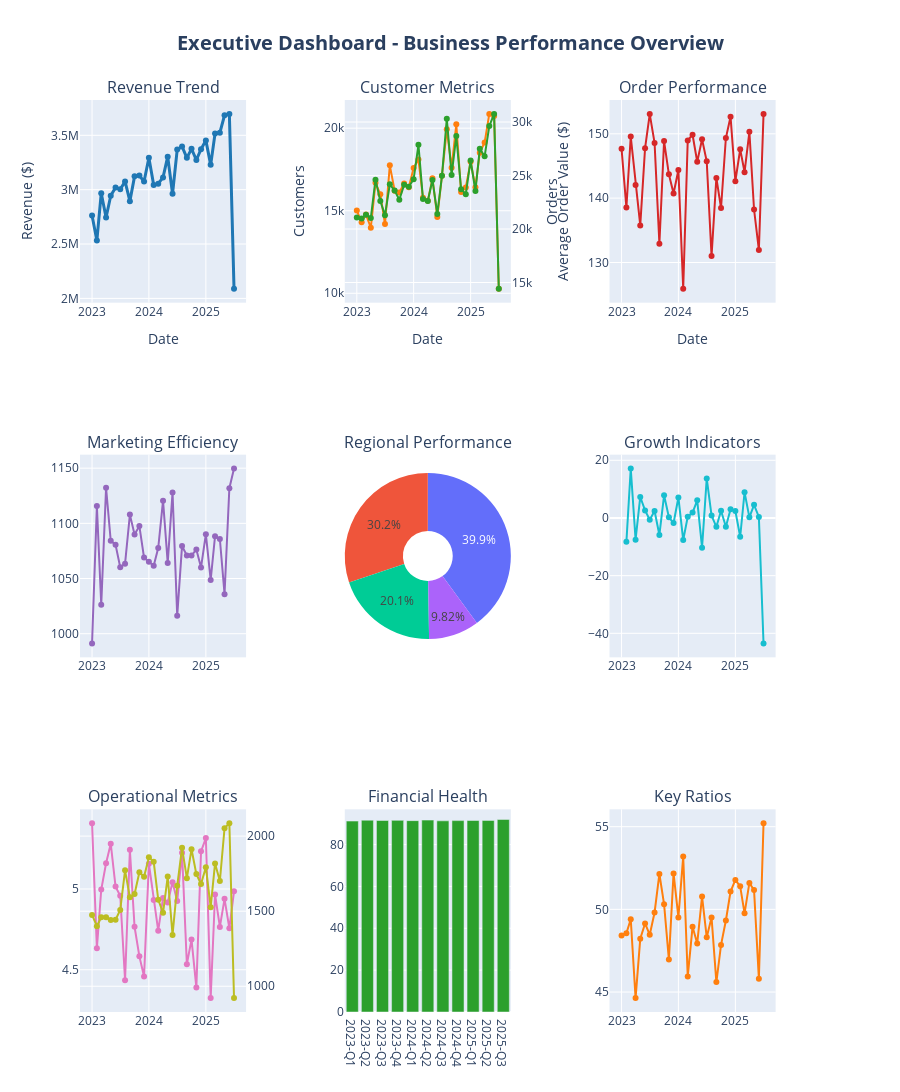

The notebook cell this image was saved under:
### Markdown cell above
## 3. Executive Dashboard - Key Performance Indicators

### Code cell
# Executive Dashboard - Key Performance Indicators
print("📊 EXECUTIVE DASHBOARD - KEY PERFORMANCE INDICATORS")
print("=" * 65)

# Calculate key business metrics
recent_data = df_business.tail(90)  # Last 90 days
previous_data = df_business.iloc[-180:-90]  # Previous 90 days for comparison

# KPI calculations
current_kpis = {
    'total_revenue': recent_data['revenue'].sum(),
    'avg_daily_revenue': recent_data['revenue'].mean(),
    'total_customers': recent_data['customers'].sum(),
    'avg_order_value': recent_data['avg_order_value'].mean(),
    'conversion_rate': recent_data['conversion_rate'].mean(),
    'return_rate': recent_data['return_rate'].mean(),
    'cac': recent_data['customer_acquisition_cost'].mean(),
    'revenue_per_employee': recent_data['revenue_per_employee'].mean()
}

previous_kpis = {
    'total_revenue': previous_data['revenue'].sum(),
    'avg_daily_revenue': previous_data['revenue'].mean(),
    'total_customers': previous_data['customers'].sum(),
    'avg_order_value': previous_data['avg_order_value'].mean(),
    'conversion_rate': previous_data['conversion_rate'].mean(),
    'return_rate': previous_data['return_rate'].mean(),
    'cac': previous_data['customer_acquisition_cost'].mean(),
    'revenue_per_employee': previous_data['revenue_per_employee'].mean()
}

# Calculate growth rates
growth_rates = {}
for kpi in current_kpis:
    if previous_kpis[kpi] != 0:
        growth_rates[kpi] = ((current_kpis[kpi] - previous_kpis[kpi]) / previous_kpis[kpi]) * 100
    else:
        growth_rates[kpi] = 0

print("📈 90-Day Performance Summary:")
print("-" * 35)
for kpi, current_val in current_kpis.items():
    growth = growth_rates[kpi]
    trend_icon = "📈" if growth > 0 else "📉" if growth < 0 else "➡️"
    
    if 'rate' in kpi or 'conversion' in kpi:
        print(f"{kpi.replace('_', ' ').title()}: {current_val:.1%} ({growth:+.1f}%) {trend_icon}")
    elif 'revenue' in kpi or 'cac' in kpi:
        print(f"{kpi.replace('_', ' ').title()}: ${current_val:,.0f} ({growth:+.1f}%) {trend_icon}")
    else:
        print(f"{kpi.replace('_', ' ').title()}: {current_val:,.0f} ({growth:+.1f}%) {trend_icon}")

# Create Executive Dashboard with Plotly
print("\n🎨 Creating Interactive Executive Dashboard...")

# Create subplots for dashboard
fig = make_subplots(
    rows=3, cols=3,
    subplot_titles=('Revenue Trend', 'Customer Metrics', 'Order Performance',
                   'Marketing Efficiency', 'Regional Performance', 'Growth Indicators',
                   'Operational Metrics', 'Financial Health', 'Key Ratios'),
    specs=[[{"secondary_y": False}, {"secondary_y": True}, {"secondary_y": False}],
           [{"secondary_y": False}, {"type": "pie"}, {"secondary_y": False}],
           [{"secondary_y": True}, {"secondary_y": False}, {"secondary_y": False}]]
)

# 1. Revenue Trend (Row 1, Col 1)
monthly_revenue = df_business.groupby(['year', 'month'])['revenue'].sum().reset_index()
monthly_revenue['date'] = pd.to_datetime(monthly_revenue[['year', 'month']].assign(day=1))

fig.add_trace(
    go.Scatter(x=monthly_revenue['date'], y=monthly_revenue['revenue'],
              mode='lines+markers', name='Monthly Revenue',
              line=dict(color='#1f77b4', width=3)),
    row=1, col=1
)

# 2. Customer Metrics (Row 1, Col 2)
monthly_customers = df_business.groupby(['year', 'month'])['customers'].sum().reset_index()
monthly_customers['date'] = pd.to_datetime(monthly_customers[['year', 'month']].assign(day=1))

fig.add_trace(
    go.Scatter(x=monthly_customers['date'], y=monthly_customers['customers'],
              mode='lines+markers', name='Customers', line=dict(color='#ff7f0e')),
    row=1, col=2
)

monthly_orders = df_business.groupby(['year', 'month'])['orders'].sum().reset_index()
monthly_orders['date'] = pd.to_datetime(monthly_orders[['year', 'month']].assign(day=1))

fig.add_trace(
    go.Scatter(x=monthly_orders['date'], y=monthly_orders['orders'],
              mode='lines+markers', name='Orders', line=dict(color='#2ca02c')),
    row=1, col=2, secondary_y=True
)

# 3. Order Performance (Row 1, Col 3)
monthly_aov = df_business.groupby(['year', 'month'])['avg_order_value'].mean().reset_index()
monthly_aov['date'] = pd.to_datetime(monthly_aov[['year', 'month']].assign(day=1))

fig.add_trace(
    go.Scatter(x=monthly_aov['date'], y=monthly_aov['avg_order_value'],
              mode='lines+markers', name='Avg Order Value',
              line=dict(color='#d62728', width=2)),
    row=1, col=3
)

# 4. Marketing Efficiency (Row 2, Col 1)
monthly_marketing = df_business.groupby(['year', 'month']).agg({
    'marketing_spend': 'sum',
    'conversions': 'sum'
}).reset_index()
monthly_marketing['date'] = pd.to_datetime(monthly_marketing[['year', 'month']].assign(day=1))
monthly_marketing['roi'] = (monthly_revenue['revenue'] / monthly_marketing['marketing_spend'] - 1) * 100

fig.add_trace(
    go.Scatter(x=monthly_marketing['date'], y=monthly_marketing['roi'],
              mode='lines+markers', name='Marketing ROI (%)',
              line=dict(color='#9467bd', width=2)),
    row=2, col=1
)

# 5. Regional Performance (Row 2, Col 2) - Pie Chart
regional_revenue = df_transactions.groupby('region')['order_value'].sum()

fig.add_trace(
    go.Pie(labels=regional_revenue.index, values=regional_revenue.values,
           name="Regional Revenue", hole=0.3),
    row=2, col=2
)

# 6. Growth Indicators (Row 2, Col 3)
# Calculate month-over-month growth
monthly_data = df_business.groupby(['year', 'month']).agg({
    'revenue': 'sum',
    'customers': 'sum'
}).reset_index()

monthly_data['revenue_growth'] = monthly_data['revenue'].pct_change() * 100
monthly_data['customer_growth'] = monthly_data['customers'].pct_change() * 100
monthly_data['date'] = pd.to_datetime(monthly_data[['year', 'month']].assign(day=1))

fig.add_trace(
    go.Scatter(x=monthly_data['date'], y=monthly_data['revenue_growth'],
              mode='lines+markers', name='Revenue Growth %',
              line=dict(color='#17becf')),
    row=2, col=3
)

# 7. Operational Metrics (Row 3, Col 1)
monthly_returns = df_business.groupby(['year', 'month'])['return_rate'].mean().reset_index()
monthly_returns['date'] = pd.to_datetime(monthly_returns[['year', 'month']].assign(day=1))

fig.add_trace(
    go.Scatter(x=monthly_returns['date'], y=monthly_returns['return_rate']*100,
              mode='lines+markers', name='Return Rate %',
              line=dict(color='#e377c2')),
    row=3, col=1
)

monthly_support = df_business.groupby(['year', 'month'])['support_tickets'].sum().reset_index()
monthly_support['date'] = pd.to_datetime(monthly_support[['year', 'month']].assign(day=1))

fig.add_trace(
    go.Scatter(x=monthly_support['date'], y=monthly_support['support_tickets'],
              mode='lines+markers', name='Support Tickets',
              line=dict(color='#bcbd22')),
    row=3, col=1, secondary_y=True
)

# 8. Financial Health (Row 3, Col 2)
quarterly_data = df_business.groupby(['year', 'quarter']).agg({
    'revenue': 'sum',
    'marketing_spend': 'sum'
}).reset_index()

quarterly_data['profit_margin'] = ((quarterly_data['revenue'] - quarterly_data['marketing_spend']) / 
                                 quarterly_data['revenue']) * 100
quarterly_data['quarter_label'] = quarterly_data['year'].astype(str) + '-Q' + quarterly_data['quarter'].astype(str)

fig.add_trace(
    go.Bar(x=quarterly_data['quarter_label'], y=quarterly_data['profit_margin'],
           name='Profit Margin %', marker_color='#2ca02c'),
    row=3, col=2
)

# 9. Key Ratios (Row 3, Col 3)
monthly_cac = df_business.groupby(['year', 'month'])['customer_acquisition_cost'].mean().reset_index()
monthly_cac['date'] = pd.to_datetime(monthly_cac[['year', 'month']].assign(day=1))

fig.add_trace(
    go.Scatter(x=monthly_cac['date'], y=monthly_cac['customer_acquisition_cost'],
              mode='lines+markers', name='Customer Acquisition Cost',
              line=dict(color='#ff7f0e')),
    row=3, col=3
)

# Update layout
fig.update_layout(
    height=1200,
    showlegend=False,
    title_text="<b>Executive Dashboard - Business Performance Overview</b>",
    title_x=0.5,
    title_font_size=20
)

# Update axes labels
fig.update_xaxes(title_text="Date", row=1, col=1)
fig.update_yaxes(title_text="Revenue ($)", row=1, col=1)

fig.update_xaxes(title_text="Date", row=1, col=2)
fig.update_yaxes(title_text="Customers", row=1, col=2)
fig.update_yaxes(title_text="Orders", row=1, col=2, secondary_y=True)

fig.update_xaxes(title_text="Date", row=1, col=3)
fig.update_yaxes(title_text="Average Order Value ($)", row=1, col=3)

# Show the dashboard
fig.show()

print("✅ Executive Dashboard created successfully!")
print("\n📋 Dashboard includes:")
print("  • Revenue trends and growth patterns")
print("  • Customer acquisition and retention metrics")
print("  • Order performance and value analysis")
print("  • Marketing ROI and efficiency tracking")
print("  • Regional performance breakdown")
print("  • Operational metrics and quality indicators")
print("  • Financial health and profitability metrics")

### Figure 1 — Plotly figure (JSON) as saved in the notebook; plotly's stock layout.template omitted (floating-point values rounded to 4 significant figures)
{"data": [{"line": {"color": "#1f77b4", "width": 3}, "mode": "lines+markers", "name": "Monthly Revenue", "type": "scatter", "x": ["2023-01-01T00:00:00.000000000", "2023-02-01T00:00:00.000000000", "2023-03-01T00:00:00.000000000", "2023-04-01T00:00:00.000000000", "2023-05-01T00:00:00.000000000", "2023-06-01T00:00:00.000000000", "2023-07-01T00:00:00.000000000", "2023-08-01T00:00:00.000000000", "2023-09-01T00:00:00.000000000", "2023-10-01T00:00:00.000000000", "2023-11-01T00:00:00.000000000", "2023-12-01T00:00:00.000000000", "2024-01-01T00:00:00.000000000", "2024-02-01T00:00:00.000000000", "2024-03-01T00:00:00.000000000", "2024-04-01T00:00:00.000000000", "2024-05-01T00:00:00.000000000", "2024-06-01T00:00:00.000000000", "2024-07-01T00:00:00.000000000", "2024-08-01T00:00:00.000000000", "2024-09-01T00:00:00.000000000", "2024-10-01T00:00:00.000000000", "2024-11-01T00:00:00.000000000", "2024-12-01T00:00:00.000000000", "2025-01-01T00:00:00.000000000", "2025-02-01T00:00:00.000000000", "2025-03-01T00:00:00.000000000", "2025-04-01T00:00:00.000000000", "2025-05-01T00:00:00.000000000", "2025-06-01T00:00:00.000000000", "2025-07-01T00:00:00.000000000"], "xaxis": "x", "y": [2762000.0, 2533000.0, 2967000.0, 2744000.0, 2944000.0, 3021000.0, 3003000.0, 3076000.0, 2895000.0, 3122000.0, 3130000.0, 3075000.0, 3294000.0, 3042000.0, 3055000.0, 3113000.0, 3303000.0, 2963000.0, 3368000.0, 3397000.0, 3293000.0, 3375000.0, 3273000.0, 3372000.0, 3453000.0, 3228000.0, 3516000.0, 3524000.0, 3684000.0, 3697000.0, 2088000.0], "yaxis": "y"}, {"line": {"color": "#ff7f0e"}, "mode": "lines+markers", "name": "Customers", "type": "scatter", "x": ["2023-01-01T00:00:00.000000000", "2023-02-01T00:00:00.000000000", "2023-03-01T00:00:00.000000000", "2023-04-01T00:00:00.000000000", "2023-05-01T00:00:00.000000000", "2023-06-01T00:00:00.000000000", "2023-07-01T00:00:00.000000000", "2023-08-01T00:00:00.000000000", "2023-09-01T00:00:00.000000000", "2023-10-01T00:00:00.000000000", "2023-11-01T00:00:00.000000000", "2023-12-01T00:00:00.000000000", "2024-01-01T00:00:00.000000000", "2024-02-01T00:00:00.000000000", "2024-03-01T00:00:00.000000000", "2024-04-01T00:00:00.000000000", "2024-05-01T00:00:00.000000000", "2024-06-01T00:00:00.000000000", "2024-07-01T00:00:00.000000000", "2024-08-01T00:00:00.000000000", "2024-09-01T00:00:00.000000000", "2024-10-01T00:00:00.000000000", "2024-11-01T00:00:00.000000000", "2024-12-01T00:00:00.000000000", "2025-01-01T00:00:00.000000000", "2025-02-01T00:00:00.000000000", "2025-03-01T00:00:00.000000000", "2025-04-01T00:00:00.000000000", "2025-05-01T00:00:00.000000000", "2025-06-01T00:00:00.000000000", "2025-07-01T00:00:00.000000000"], "xaxis": "x2", "y": [15011, 14309, 14765, 13969, 16688, 16003, 14191, 17750, 16218, 16106, 16645, 16429, 17589, 18100, 15793, 15599, 16960, 14625, 17115, 19934, 17607, 20231, 16128, 16411, 17972, 16424, 18518, 19130, 20866, 20738, 10273], "yaxis": "y2"}, {"line": {"color": "#2ca02c"}, "mode": "lines+markers", "name": "Orders", "type": "scatter", "x": ["2023-01-01T00:00:00.000000000", "2023-02-01T00:00:00.000000000", "2023-03-01T00:00:00.000000000", "2023-04-01T00:00:00.000000000", "2023-05-01T00:00:00.000000000", "2023-06-01T00:00:00.000000000", "2023-07-01T00:00:00.000000000", "2023-08-01T00:00:00.000000000", "2023-09-01T00:00:00.000000000", "2023-10-01T00:00:00.000000000", "2023-11-01T00:00:00.000000000", "2023-12-01T00:00:00.000000000", "2024-01-01T00:00:00.000000000", "2024-02-01T00:00:00.000000000", "2024-03-01T00:00:00.000000000", "2024-04-01T00:00:00.000000000", "2024-05-01T00:00:00.000000000", "2024-06-01T00:00:00.000000000", "2024-07-01T00:00:00.000000000", "2024-08-01T00:00:00.000000000", "2024-09-01T00:00:00.000000000", "2024-10-01T00:00:00.000000000", "2024-11-01T00:00:00.000000000", "2024-12-01T00:00:00.000000000", "2025-01-01T00:00:00.000000000", "2025-02-01T00:00:00.000000000", "2025-03-01T00:00:00.000000000", "2025-04-01T00:00:00.000000000", "2025-05-01T00:00:00.000000000", "2025-06-01T00:00:00.000000000", "2025-07-01T00:00:00.000000000"], "xaxis": "x2", "y": [21076, 20991, 21328, 21034, 24614, 22618, 21297, 24183, 23594, 22731, 24129, 23956, 24655, 27872, 22805, 22615, 24590, 21404, 24970, 30301, 25059, 28692, 23719, 23262, 26408, 23558, 27493, 26795, 29621, 30762, 14416], "yaxis": "y3"}, {"line": {"color": "#d62728", "width": 2}, "mode": "lines+markers", "name": "Avg Order Value", "type": "scatter", "x": ["2023-01-01T00:00:00.000000000", "2023-02-01T00:00:00.000000000", "2023-03-01T00:00:00.000000000", "2023-04-01T00:00:00.000000000", "2023-05-01T00:00:00.000000000", "2023-06-01T00:00:00.000000000", "2023-07-01T00:00:00.000000000", "2023-08-01T00:00:00.000000000", "2023-09-01T00:00:00.000000000", "2023-10-01T00:00:00.000000000", "2023-11-01T00:00:00.000000000", "2023-12-01T00:00:00.000000000", "2024-01-01T00:00:00.000000000", "2024-02-01T00:00:00.000000000", "2024-03-01T00:00:00.000000000", "2024-04-01T00:00:00.000000000", "2024-05-01T00:00:00.000000000", "2024-06-01T00:00:00.000000000", "2024-07-01T00:00:00.000000000", "2024-08-01T00:00:00.000000000", "2024-09-01T00:00:00.000000000", "2024-10-01T00:00:00.000000000", "2024-11-01T00:00:00.000000000", "2024-12-01T00:00:00.000000000", "2025-01-01T00:00:00.000000000", "2025-02-01T00:00:00.000000000", "2025-03-01T00:00:00.000000000", "2025-04-01T00:00:00.000000000", "2025-05-01T00:00:00.000000000", "2025-06-01T00:00:00.000000000", "2025-07-01T00:00:00.000000000"], "xaxis": "x3", "y": [147.7, 138.5, 149.6, 142.0, 135.8, 147.8, 153.1, 148.6, 132.9, 148.9, 143.7, 140.7, 144.4, 125.9, 149.0, 149.9, 145.7, 149.1, 145.7, 131.0, 143.1, 138.5, 149.3, 152.7, 142.6, 147.6, 144.0, 150.3, 138.2, 132.0, 153.1], "yaxis": "y4"}, {"line": {"color": "#9467bd", "width": 2}, "mode": "lines+markers", "name": "Marketing ROI (%)", "type": "scatter", "x": ["2023-01-01T00:00:00.000000000", "2023-02-01T00:00:00.000000000", "2023-03-01T00:00:00.000000000", "2023-04-01T00:00:00.000000000", "2023-05-01T00:00:00.000000000", "2023-06-01T00:00:00.000000000", "2023-07-01T00:00:00.000000000", "2023-08-01T00:00:00.000000000", "2023-09-01T00:00:00.000000000", "2023-10-01T00:00:00.000000000", "2023-11-01T00:00:00.000000000", "2023-12-01T00:00:00.000000000", "2024-01-01T00:00:00.000000000", "2024-02-01T00:00:00.000000000", "2024-03-01T00:00:00.000000000", "2024-04-01T00:00:00.000000000", "2024-05-01T00:00:00.000000000", "2024-06-01T00:00:00.000000000", "2024-07-01T00:00:00.000000000", "2024-08-01T00:00:00.000000000", "2024-09-01T00:00:00.000000000", "2024-10-01T00:00:00.000000000", "2024-11-01T00:00:00.000000000", "2024-12-01T00:00:00.000000000", "2025-01-01T00:00:00.000000000", "2025-02-01T00:00:00.000000000", "2025-03-01T00:00:00.000000000", "2025-04-01T00:00:00.000000000", "2025-05-01T00:00:00.000000000", "2025-06-01T00:00:00.000000000", "2025-07-01T00:00:00.000000000"], "xaxis": "x4", "y": [991.2, 1116.0, 1026.0, 1132.0, 1084.0, 1081.0, 1060.0, 1063.0, 1108.0, 1090.0, 1098.0, 1069.0, 1065.0, 1062.0, 1078.0, 1121.0, 1064.0, 1128.0, 1016.0, 1080.0, 1071.0, 1071.0, 1076.0, 1060.0, 1090.0, 1049.0, 1088.0, 1086.0, 1036.0, 1132.0, 1150.0], "yaxis": "y5"}, {"domain": {"x": [0.3578, 0.5822], "y": [0.3889, 0.6111]}, "hole": 0.3, "labels": ["Asia Pacific", "Europe", "Latin America", "North America"], "name": "Regional Revenue", "type": "pie", "values": [2578000.0, 3869000.0, 1260000.0, 5125000.0]}, {"line": {"color": "#17becf"}, "mode": "lines+markers", "name": "Revenue Growth %", "type": "scatter", "x": ["2023-01-01T00:00:00.000000000", "2023-02-01T00:00:00.000000000", "2023-03-01T00:00:00.000000000", "2023-04-01T00:00:00.000000000", "2023-05-01T00:00:00.000000000", "2023-06-01T00:00:00.000000000", "2023-07-01T00:00:00.000000000", "2023-08-01T00:00:00.000000000", "2023-09-01T00:00:00.000000000", "2023-10-01T00:00:00.000000000", "2023-11-01T00:00:00.000000000", "2023-12-01T00:00:00.000000000", "2024-01-01T00:00:00.000000000", "2024-02-01T00:00:00.000000000", "2024-03-01T00:00:00.000000000", "2024-04-01T00:00:00.000000000", "2024-05-01T00:00:00.000000000", "2024-06-01T00:00:00.000000000", "2024-07-01T00:00:00.000000000", "2024-08-01T00:00:00.000000000", "2024-09-01T00:00:00.000000000", "2024-10-01T00:00:00.000000000", "2024-11-01T00:00:00.000000000", "2024-12-01T00:00:00.000000000", "2025-01-01T00:00:00.000000000", "2025-02-01T00:00:00.000000000", "2025-03-01T00:00:00.000000000", "2025-04-01T00:00:00.000000000", "2025-05-01T00:00:00.000000000", "2025-06-01T00:00:00.000000000", "2025-07-01T00:00:00.000000000"], "xaxis": "x5", "y": [NaN, -8.28, 17.14, -7.523, 7.285, 2.61, -0.6023, 2.439, -5.896, 7.868, 0.2496, -1.748, 7.115, -7.644, 0.4225, 1.872, 6.129, -10.31, 13.7, 0.8494, -3.073, 2.515, -3.043, 3.021, 2.426, -6.518, 8.915, 0.2286, 4.549, 0.3432, -43.51], "yaxis": "y6"}, {"line": {"color": "#e377c2"}, "mode": "lines+markers", "name": "Return Rate %", "type": "scatter", "x": ["2023-01-01T00:00:00.000000000", "2023-02-01T00:00:00.000000000", "2023-03-01T00:00:00.000000000", "2023-04-01T00:00:00.000000000", "2023-05-01T00:00:00.000000000", "2023-06-01T00:00:00.000000000", "2023-07-01T00:00:00.000000000", "2023-08-01T00:00:00.000000000", "2023-09-01T00:00:00.000000000", "2023-10-01T00:00:00.000000000", "2023-11-01T00:00:00.000000000", "2023-12-01T00:00:00.000000000", "2024-01-01T00:00:00.000000000", "2024-02-01T00:00:00.000000000", "2024-03-01T00:00:00.000000000", "2024-04-01T00:00:00.000000000", "2024-05-01T00:00:00.000000000", "2024-06-01T00:00:00.000000000", "2024-07-01T00:00:00.000000000", "2024-08-01T00:00:00.000000000", "2024-09-01T00:00:00.000000000", "2024-10-01T00:00:00.000000000", "2024-11-01T00:00:00.000000000", "2024-12-01T00:00:00.000000000", "2025-01-01T00:00:00.000000000", "2025-02-01T00:00:00.000000000", "2025-03-01T00:00:00.000000000", "2025-04-01T00:00:00.000000000", "2025-05-01T00:00:00.000000000", "2025-06-01T00:00:00.000000000", "2025-07-01T00:00:00.000000000"], "xaxis": "x6", "y": [5.408, 4.633, 4.996, 5.16, 5.281, 5.015, 4.958, 4.435, 5.244, 4.766, 4.583, 4.459, 5.157, 4.932, 4.742, 4.945, 4.917, 5.042, 4.926, 5.225, 4.534, 4.687, 4.39, 5.233, 5.316, 4.324, 4.966, 4.765, 4.939, 4.756, 4.986], "yaxis": "y7"}, {"line": {"color": "#bcbd22"}, "mode": "lines+markers", "name": "Support Tickets", "type": "scatter", "x": ["2023-01-01T00:00:00.000000000", "2023-02-01T00:00:00.000000000", "2023-03-01T00:00:00.000000000", "2023-04-01T00:00:00.000000000", "2023-05-01T00:00:00.000000000", "2023-06-01T00:00:00.000000000", "2023-07-01T00:00:00.000000000", "2023-08-01T00:00:00.000000000", "2023-09-01T00:00:00.000000000", "2023-10-01T00:00:00.000000000", "2023-11-01T00:00:00.000000000", "2023-12-01T00:00:00.000000000", "2024-01-01T00:00:00.000000000", "2024-02-01T00:00:00.000000000", "2024-03-01T00:00:00.000000000", "2024-04-01T00:00:00.000000000", "2024-05-01T00:00:00.000000000", "2024-06-01T00:00:00.000000000", "2024-07-01T00:00:00.000000000", "2024-08-01T00:00:00.000000000", "2024-09-01T00:00:00.000000000", "2024-10-01T00:00:00.000000000", "2024-11-01T00:00:00.000000000", "2024-12-01T00:00:00.000000000", "2025-01-01T00:00:00.000000000", "2025-02-01T00:00:00.000000000", "2025-03-01T00:00:00.000000000", "2025-04-01T00:00:00.000000000", "2025-05-01T00:00:00.000000000", "2025-06-01T00:00:00.000000000", "2025-07-01T00:00:00.000000000"], "xaxis": "x6", "y": [1475, 1400, 1460, 1460, 1441, 1443, 1508, 1772, 1593, 1614, 1759, 1729, 1859, 1829, 1577, 1489, 1731, 1342, 1669, 1922, 1720, 1913, 1747, 1681, 1793, 1527, 1818, 1701, 2053, 2086, 921], "yaxis": "y8"}, {"marker": {"color": "#2ca02c"}, "name": "Profit Margin %", "type": "bar", "x": ["2023-Q1", "2023-Q2", "2023-Q3", "2023-Q4", "2024-Q1", "2024-Q2", "2024-Q3", "2024-Q4", "2025-Q1", "2025-Q2", "2025-Q3"], "xaxis": "x7", "y": [91.23, 91.65, 91.5, 91.56, 91.44, 91.68, 91.34, 91.45, 91.5, 91.55, 92.0], "yaxis": "y9"}, {"line": {"color": "#ff7f0e"}, "mode": "lines+markers", "name": "Customer Acquisition Cost", "type": "scatter", "x": ["2023-01-01T00:00:00.000000000", "2023-02-01T00:00:00.000000000", "2023-03-01T00:00:00.000000000", "2023-04-01T00:00:00.000000000", "2023-05-01T00:00:00.000000000", "2023-06-01T00:00:00.000000000", "2023-07-01T00:00:00.000000000", "2023-08-01T00:00:00.000000000", "2023-09-01T00:00:00.000000000", "2023-10-01T00:00:00.000000000", "2023-11-01T00:00:00.000000000", "2023-12-01T00:00:00.000000000", "2024-01-01T00:00:00.000000000", "2024-02-01T00:00:00.000000000", "2024-03-01T00:00:00.000000000", "2024-04-01T00:00:00.000000000", "2024-05-01T00:00:00.000000000", "2024-06-01T00:00:00.000000000", "2024-07-01T00:00:00.000000000", "2024-08-01T00:00:00.000000000", "2024-09-01T00:00:00.000000000", "2024-10-01T00:00:00.000000000", "2024-11-01T00:00:00.000000000", "2024-12-01T00:00:00.000000000", "2025-01-01T00:00:00.000000000", "2025-02-01T00:00:00.000000000", "2025-03-01T00:00:00.000000000", "2025-04-01T00:00:00.000000000", "2025-05-01T00:00:00.000000000", "2025-06-01T00:00:00.000000000", "2025-07-01T00:00:00.000000000"], "xaxis": "x8", "y": [48.42, 48.56, 49.4, 44.63, 48.22, 49.15, 48.46, 49.81, 52.14, 50.32, 46.96, 52.17, 49.52, 53.19, 45.94, 48.95, 47.94, 50.77, 48.32, 49.51, 45.6, 47.85, 49.33, 51.07, 51.78, 51.39, 49.76, 51.6, 51.16, 45.81, 55.21], "yaxis": "y10"}], "layout": {"annotations": [{"font": {"size": 16}, "showarrow": false, "text": "Revenue Trend", "x": 0.1122, "xanchor": "center", "xref": "paper", "y": 1, "yanchor": "bottom", "yref": "paper"}, {"font": {"size": 16}, "showarrow": false, "text": "Customer Metrics", "x": 0.47, "xanchor": "center", "xref": "paper", "y": 1, "yanchor": "bottom", "yref": "paper"}, {"font": {"size": 16}, "showarrow": false, "text": "Order Performance", "x": 0.8278, "xanchor": "center", "xref": "paper", "y": 1, "yanchor": "bottom", "yref": "paper"}, {"font": {"size": 16}, "showarrow": false, "text": "Marketing Efficiency", "x": 0.1122, "xanchor": "center", "xref": "paper", "y": 0.6111, "yanchor": "bottom", "yref": "paper"}, {"font": {"size": 16}, "showarrow": false, "text": "Regional Performance", "x": 0.47, "xanchor": "center", "xref": "paper", "y": 0.6111, "yanchor": "bottom", "yref": "paper"}, {"font": {"size": 16}, "showarrow": false, "text": "Growth Indicators", "x": 0.8278, "xanchor": "center", "xref": "paper", "y": 0.6111, "yanchor": "bottom", "yref": "paper"}, {"font": {"size": 16}, "showarrow": false, "text": "Operational Metrics", "x": 0.1122, "xanchor": "center", "xref": "paper", "y": 0.2222, "yanchor": "bottom", "yref": "paper"}, {"font": {"size": 16}, "showarrow": false, "text": "Financial Health", "x": 0.47, "xanchor": "center", "xref": "paper", "y": 0.2222, "yanchor": "bottom", "yref": "paper"}, {"font": {"size": 16}, "showarrow": false, "text": "Key Ratios", "x": 0.8278, "xanchor": "center", "xref": "paper", "y": 0.2222, "yanchor": "bottom", "yref": "paper"}], "height": 1200, "showlegend": false, "title": {"font": {"size": 20}, "text": "<b>Executive Dashboard - Business Performance Overview</b>", "x": 0.5}, "xaxis": {"anchor": "y", "domain": [0, 0.2244], "title": {"text": "Date"}}, "xaxis2": {"anchor": "y2", "domain": [0.3578, 0.5822], "title": {"text": "Date"}}, "xaxis3": {"anchor": "y4", "domain": [0.7156, 0.94], "title": {"text": "Date"}}, "xaxis4": {"anchor": "y5", "domain": [0, 0.2244]}, "xaxis5": {"anchor": "y6", "domain": [0.7156, 0.94]}, "xaxis6": {"anchor": "y7", "domain": [0, 0.2244]}, "xaxis7": {"anchor": "y9", "domain": [0.3578, 0.5822]}, "xaxis8": {"anchor": "y10", "domain": [0.7156, 0.94]}, "yaxis": {"anchor": "x", "domain": [0.7778, 1], "title": {"text": "Revenue ($)"}}, "yaxis10": {"anchor": "x8", "domain": [0, 0.2222]}, "yaxis2": {"anchor": "x2", "domain": [0.7778, 1], "title": {"text": "Customers"}}, "yaxis3": {"anchor": "x2", "overlaying": "y2", "side": "right", "title": {"text": "Orders"}}, "yaxis4": {"anchor": "x3", "domain": [0.7778, 1], "title": {"text": "Average Order Value ($)"}}, "yaxis5": {"anchor": "x4", "domain": [0.3889, 0.6111]}, "yaxis6": {"anchor": "x5", "domain": [0.3889, 0.6111]}, "yaxis7": {"anchor": "x6", "domain": [0, 0.2222]}, "yaxis8": {"anchor": "x6", "overlaying": "y7", "side": "right"}, "yaxis9": {"anchor": "x7", "domain": [0, 0.2222]}}}
